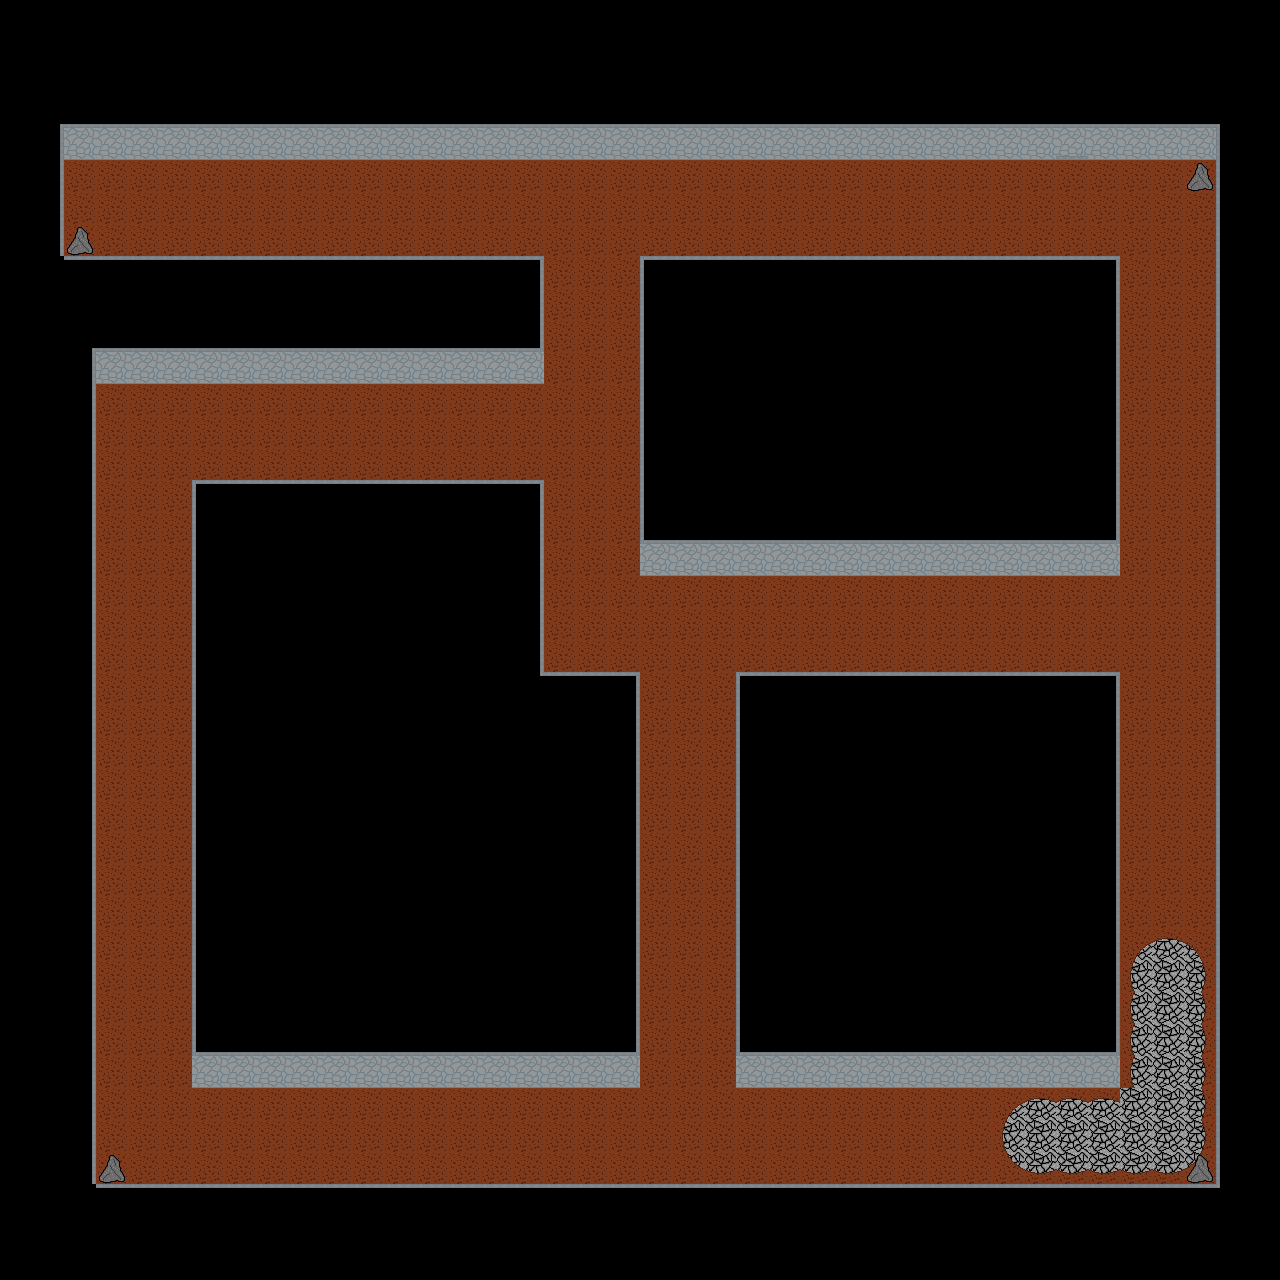

This game map was drawn from its Tiled (.tmx) file and the tilesets committed beside it. A one-line description and the trimmed map source follow:
An orthogonal 40x40 tile map with 32x32 px tiles, 3 tile layers (Background, Ground, Decoration) and 10 objects.

<map version="1.0" tiledversion="1.0.1" orientation="orthogonal" renderorder="left-down" width="40" height="40" tilewidth="32" tileheight="32" nextobjectid="11">
 <tileset firstgid="1" name="tileset1" tilewidth="32" tileheight="32" tilecount="256" columns="16">
  <image source="tileset1.png" width="512" height="512" />
 </tileset>
 <layer name="Background" width="40" height="40">
  <data>[1600 cells, 604 non-empty, 3 distinct tile ids]</data>
 </layer>
 <layer name="Ground" width="40" height="40">
  <data>[1600 cells, 339 non-empty, 13 distinct tile ids]</data>
 </layer>
 <layer name="Decoration" width="40" height="40">
  <data>[1600 cells, 22 non-empty, 8 distinct tile ids]</data>
 </layer>
 <objectgroup name="MAP_COLLISION">
  <object id="1" x="64" y="128" width="1152" height="32" />
  <object id="2" x="1216" y="128" width="32" height="1056" />
  <object id="3" x="736" y="672" width="384" height="416" />
  <object id="4" x="192" y="480" width="352" height="608" />
  <object id="5" x="544" y="672" width="96" height="416" />
  <object id="6" x="640" y="256" width="480" height="320" />
  <object id="7" x="64" y="256" width="480" height="128" />
  <object id="8" x="64" y="384" width="32" height="800" />
  <object id="9" x="64" y="1184" width="1184" height="32" />
  <object id="10" x="32" y="160" width="32" height="96" />
 </objectgroup>
</map>
